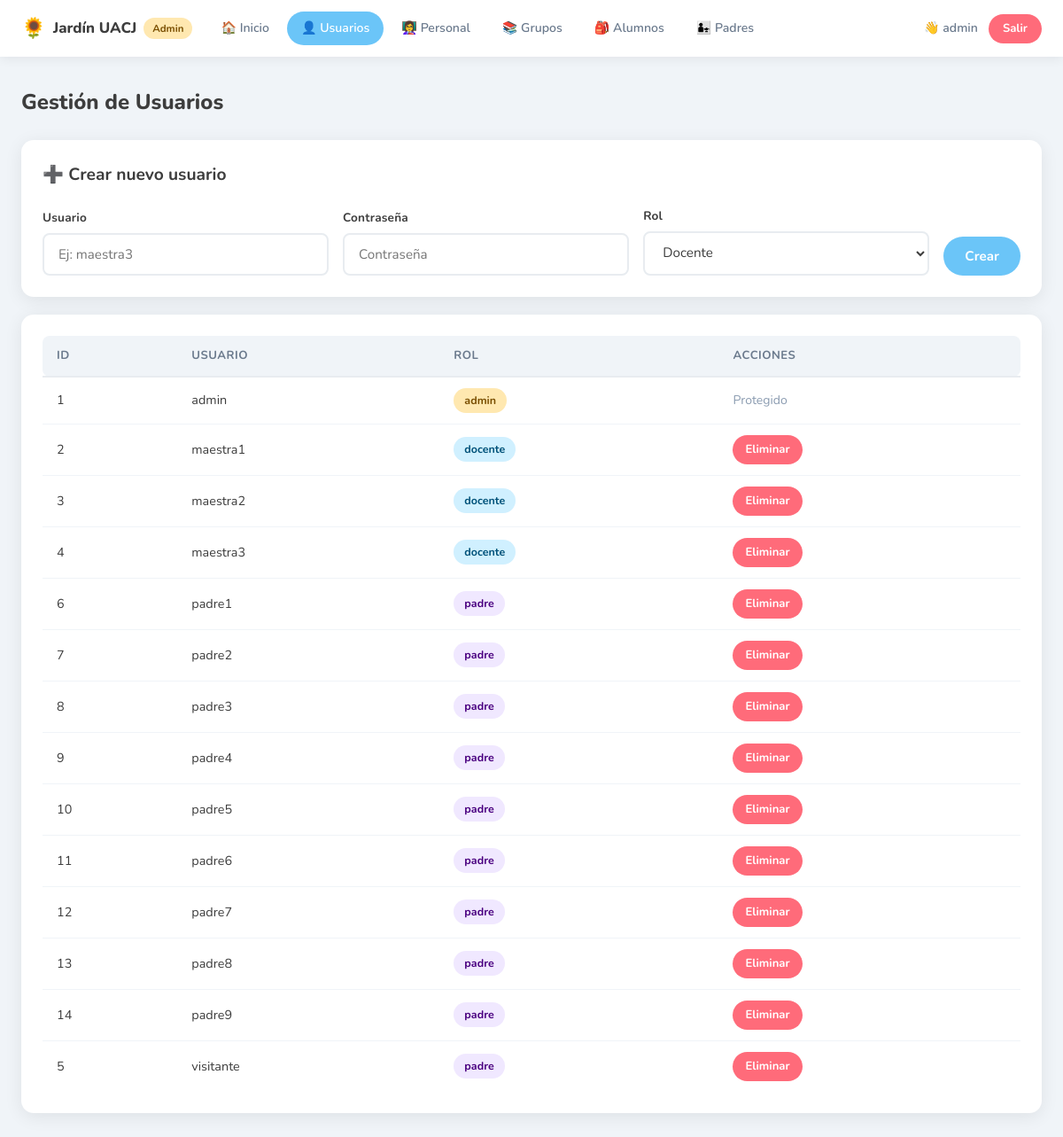
Screenshot of /admin/dashboard.php?tab=usuarios (signed in) with the database file from the repository.
### tables this page shows
CREATE TABLE `usuarios` (
  `id_usu` int NOT NULL,
  `usuario_usu` varchar(32) NOT NULL,
  `password_usu` varchar(255) NOT NULL,
  `rol` enum('admin','docente','padre') NOT NULL
);

### includes/auth.php (called while the page is built, shortened)
<?php
function nombre_sesion() {
    return $_SESSION['usuario'] ?? 'Usuario';
}

### admin/dashboard.php (the view, shortened to what this page needs)
<?php
require_once '../includes/db.php';
require_once '../includes/auth.php';
$tab = $_GET['tab'] ?? 'inicio';
$usuarios = $conn->query("SELECT * FROM usuarios ORDER BY rol, usuario_usu")->fetchAll();
$personal = $conn->query("
    SELECT p.*, u.usuario_usu, u.rol
    FROM personal p
    JOIN usuarios u ON p.id_usu = u.id_usu
    ORDER BY p.maestra_per
")->fetchAll();
$grupos = $conn->query("
    SELECT g.*, u.usuario_usu,
           COUNT(a.id_alu) AS total_alumnos
    FROM grupo g
    JOIN usuarios u ON g.id_usu = u.id_usu
    LEFT JOIN alumnos a ON a.id_gpo = g.id_gpo
    GROUP BY g.id_gpo
    ORDER BY g.grupo_gpo
")->fetchAll();
$alumnos = $conn->query("
    SELECT a.*, g.grupo_gpo,
           CONCAT(pa.nombre_padre) AS nombre_padre
    FROM alumnos a
    LEFT JOIN grupo g ON a.id_gpo = g.id_gpo
    LEFT JOIN padres pa ON pa.id_alu = a.id_alu
    ORDER BY a.apellidos_alu
")->fetchAll();
$padres = $conn->query("
    SELECT pa.*, u.usuario_usu,
           CONCAT(a.nombre_alu,' ',a.apellidos_alu) AS nombre_hijo
    FROM padres pa
    JOIN usuarios u ON pa.id_usu = u.id_usu
    LEFT JOIN alumnos a ON pa.id_alu = a.id_alu
    ORDER BY pa.nombre_padre
")->fetchAll();
?>
<!DOCTYPE html>
<html lang="es">
<head>
    <link rel="stylesheet" href="../assets/css/styles.css">
</head>
<body class="dashboard-page">
<nav class="dash-nav">
    <div class="dash-nav-brand">
        <span class="nav-emoji">🌻</span>
        <span>Jardín UACJ</span>
        <span class="nav-badge badge-admin">Admin</span>
    </div>
    <div class="dash-nav-tabs">
        <a href="?tab=inicio"    class="nav-tab <?= $tab==='inicio'    ? 'active':'' ?>">🏠 Inicio</a>
        <a href="?tab=usuarios"  class="nav-tab <?= $tab==='usuarios'  ? 'active':'' ?>">👤 Usuarios</a>
        <a href="?tab=personal"  class="nav-tab <?= $tab==='personal'  ? 'active':'' ?>">👩‍🏫 Personal</a>
        <a href="?tab=grupos"    class="nav-tab <?= $tab==='grupos'    ? 'active':'' ?>">📚 Grupos</a>
        <a href="?tab=alumnos"   class="nav-tab <?= $tab==='alumnos'   ? 'active':'' ?>">🎒 Alumnos</a>
        <a href="?tab=padres"    class="nav-tab <?= $tab==='padres'    ? 'active':'' ?>">👨‍👧 Padres</a>
    </div>
    <div class="dash-nav-user">
        <span>👋 <?= htmlspecialchars(nombre_sesion()) ?></span>
        <a href="../logout.php" class="btn-logout">Salir</a>
    </div>
</nav>
<main class="dash-main">
    <?php if ($tab === 'inicio'): ?>
    <div class="tab-content">
        <h2 class="tab-title">Panel de Administración</h2>
        <div class="stats-grid">
            <div class="stat-card stat-blue">
                <div class="stat-icon">👤</div>
                <div class="stat-number"><?= count($usuarios) ?></div>
                <div class="stat-label">Usuarios</div>
            </div>
            <div class="stat-card stat-green">
                <div class="stat-icon">👩‍🏫</div>
                <div class="stat-number"><?= count($personal) ?></div>
                <div class="stat-label">Personal</div>
            </div>
            <div class="stat-card stat-yellow">
                <div class="stat-icon">📚</div>
                <div class="stat-number"><?= count($grupos) ?></div>
                <div class="stat-label">Grupos</div>
            </div>
            <div class="stat-card stat-pink">
                <div class="stat-icon">🎒</div>
                <div class="stat-number"><?= count($alumnos) ?></div>
                <div class="stat-label">Alumnos</div>
            </div>
            <div class="stat-card stat-purple">
                <div class="stat-icon">👨‍👧</div>
                <div class="stat-number"><?= count($padres) ?></div>
                <div class="stat-label">Padres</div>
            </div>
        </div>
    </div>
    <!-- ════════════════════════════════════
         TAB: USUARIOS
    ════════════════════════════════════ -->
    <?php elseif ($tab === 'usuarios'): ?>
    <div class="tab-content">
        <h2 class="tab-title">Gestión de Usuarios</h2>
        <div class="card form-card">
            <h3>➕ Crear nuevo usuario</h3>
            <form action="../api/usuarios.php" method="POST" class="form-inline">
                <div class="form-group">
                    <label>Usuario</label>
                    <input type="text" name="usuario_usu" placeholder="Ej: maestra3" required>
                </div>
                <div class="form-group">
                    <label>Contraseña</label>
                    <input type="password" name="password_usu" placeholder="Contraseña" required>
                </div>
                <div class="form-group">
                    <label>Rol</label>
                    <select name="rol" required>
                        <option value="docente">Docente</option>
                    </select>
                </div>
                <button type="submit" class="btn-primary">Crear</button>
            </form>
        </div>
        <div class="card">
            <table class="dash-table">
                <thead>
                    <tr>
                        <th>ID</th>
                        <th>Usuario</th>
                        <th>Rol</th>
                        <th>Acciones</th>
                    </tr>
                </thead>
                <tbody>
                    <?php foreach ($usuarios as $u): ?>
                    <tr>
                        <td><?= $u['id_usu'] ?></td>
                        <td><?= htmlspecialchars($u['usuario_usu']) ?></td>
                        <td><span class="badge badge-<?= $u['rol'] ?>"><?= $u['rol'] ?></span></td>
                        <td>
                            <?php if ($u['usuario_usu'] !== 'admin'): ?>
                            <a href="../api/usuarios.php?accion=eliminar&id=<?= $u['id_usu'] ?>"
                               class="btn-danger btn-sm"
                               onclick="return confirm('¿Eliminar usuario <?= htmlspecialchars($u['usuario_usu']) ?>?')">
                               Eliminar
                            </a>
                            <?php else: ?>
                            <span class="text-muted">Protegido</span>
                            <?php endif; ?>
                        </td>
                    </tr>
                    <?php endforeach; ?>
                </tbody>
            </table>
        </div>
    </div>
    <?php endif; ?>
</main>
<link rel="stylesheet" href="../assets/css/styles.css">
</body>
</html>

### rows the page displays
usuarios: id_usu "1", usuario_usu "admin", rol "admin", shows "Protegido"
usuarios: id_usu "2", usuario_usu "maestra1", rol "docente"
usuarios: id_usu "3", usuario_usu "maestra2", rol "docente"
usuarios: id_usu "4", usuario_usu "maestra3", rol "docente"
usuarios: id_usu "6", usuario_usu "padre1", rol "padre"
usuarios: id_usu "7", usuario_usu "padre2", rol "padre"
usuarios: id_usu "8", usuario_usu "padre3", rol "padre"
usuarios: id_usu "9", usuario_usu "padre4", rol "padre"
usuarios: id_usu "10", usuario_usu "padre5", rol "padre"
usuarios: id_usu "11", usuario_usu "padre6", rol "padre"
usuarios: id_usu "12", usuario_usu "padre7", rol "padre"
usuarios: id_usu "13", usuario_usu "padre8", rol "padre"
usuarios: id_usu "14", usuario_usu "padre9", rol "padre"
usuarios: id_usu "5", usuario_usu "visitante", rol "padre"

### other values shown
nombre_sesion() "admin"
